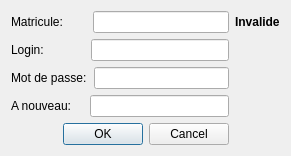
<?xml version="1.0" encoding="UTF-8"?>
<ui version="4.0">
 <class>BDActiverNvCpte</class>
 <widget class="QDialog" name="BDActiverNvCpte">
  <property name="geometry">
   <rect>
    <x>0</x>
    <y>0</y>
    <width>291</width>
    <height>153</height>
   </rect>
  </property>
  <property name="windowTitle">
   <string>Dialog</string>
  </property>
  <layout class="QGridLayout" name="gridLayout">
   <item row="0" column="0">
    <layout class="QHBoxLayout" name="horizontalLayout">
     <property name="spacing">
      <number>30</number>
     </property>
     <item>
      <widget class="QLabel" name="label">
       <property name="text">
        <string>Matricule:</string>
       </property>
      </widget>
     </item>
     <item>
      <widget class="QLineEdit" name="lineEditMatricule"/>
     </item>
    </layout>
   </item>
   <item row="0" column="1">
    <widget class="QLabel" name="labelValide">
     <property name="font">
      <font>
       <weight>75</weight>
       <bold>true</bold>
      </font>
     </property>
     <property name="text">
      <string>Invalide</string>
     </property>
    </widget>
   </item>
   <item row="1" column="0">
    <layout class="QHBoxLayout" name="horizontalLayout_2">
     <property name="spacing">
      <number>47</number>
     </property>
     <item>
      <widget class="QLabel" name="label_2">
       <property name="text">
        <string>Login:</string>
       </property>
      </widget>
     </item>
     <item>
      <widget class="QLineEdit" name="lineEditLogin"/>
     </item>
    </layout>
   </item>
   <item row="2" column="0">
    <layout class="QHBoxLayout" name="horizontalLayout_3">
     <property name="spacing">
      <number>4</number>
     </property>
     <item>
      <widget class="QLabel" name="label_3">
       <property name="text">
        <string>Mot de passe: </string>
       </property>
      </widget>
     </item>
     <item>
      <widget class="QLineEdit" name="Password">
       <property name="echoMode">
        <enum>QLineEdit::Password</enum>
       </property>
      </widget>
     </item>
    </layout>
   </item>
   <item row="3" column="0">
    <layout class="QHBoxLayout" name="horizontalLayout_4">
     <property name="spacing">
      <number>15</number>
     </property>
     <item>
      <widget class="QLabel" name="label_4">
       <property name="text">
        <string>A nouveau: </string>
       </property>
      </widget>
     </item>
     <item>
      <widget class="QLineEdit" name="lineEditConfirmation">
       <property name="echoMode">
        <enum>QLineEdit::Password</enum>
       </property>
      </widget>
     </item>
    </layout>
   </item>
   <item row="4" column="0">
    <widget class="QDialogButtonBox" name="buttonBox">
     <property name="orientation">
      <enum>Qt::Horizontal</enum>
     </property>
     <property name="standardButtons">
      <set>QDialogButtonBox::Cancel|QDialogButtonBox::Ok</set>
     </property>
    </widget>
   </item>
  </layout>
 </widget>
 <resources/>
 <connections>
  <connection>
   <sender>buttonBox</sender>
   <signal>accepted()</signal>
   <receiver>BDActiverNvCpte</receiver>
   <slot>accept()</slot>
   <hints>
    <hint type="sourcelabel">
     <x>248</x>
     <y>254</y>
    </hint>
    <hint type="destinationlabel">
     <x>157</x>
     <y>274</y>
    </hint>
   </hints>
  </connection>
  <connection>
   <sender>buttonBox</sender>
   <signal>rejected()</signal>
   <receiver>BDActiverNvCpte</receiver>
   <slot>reject()</slot>
   <hints>
    <hint type="sourcelabel">
     <x>316</x>
     <y>260</y>
    </hint>
    <hint type="destinationlabel">
     <x>286</x>
     <y>274</y>
    </hint>
   </hints>
  </connection>
 </connections>
</ui>
